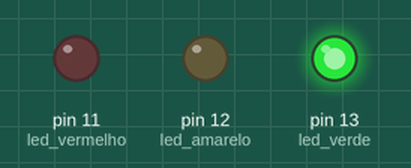
Simulated run of this sketch. Board: Arduino Uno, built with avr-gcc and run on an emulated ATmega328P. On the bench: output pins drawn as LEDs (lit = HIGH).

Above: at 2.5 s.
At 5.5 s:
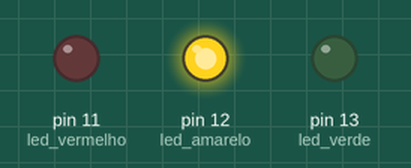
At 7.5 s:
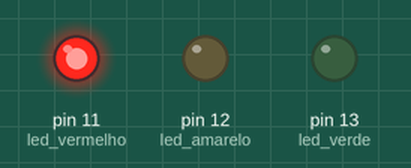
Timing chart, 0 to 11.7 s (numbered marks = the images above):
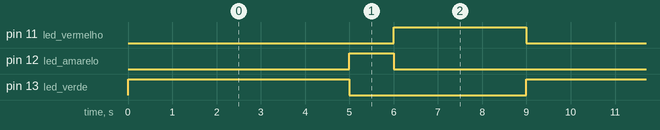

Measured:
- by itself, pin 11 (led_vermelho): alternates HIGH for 3.0 s and LOW for 6.0 s
- by itself, pin 12 (led_amarelo): alternates HIGH for 1.0 s and LOW for 8.0 s
- by itself, pin 13 (led_verde): alternates HIGH for 5.0 s and LOW for 4.0 s

The sketch:

aula2_semaforo.ino
```cpp
int led_verde =13;
int led_amarelo = 12;
int led_vermelho = 11;
void setup(){
  pinMode(led_verde,OUTPUT);
  pinMode(led_amarelo,OUTPUT);
  pinMode(led_vermelho,OUTPUT);

}

void loop(){
  digitalWrite(led_verde,HIGH);
  digitalWrite(led_amarelo,LOW);
  digitalWrite(led_vermelho,LOW);
  delay(5000);
  digitalWrite(led_verde,LOW);
  digitalWrite(led_amarelo,HIGH);
  digitalWrite(led_vermelho,LOW);
  delay(1000);
  digitalWrite(led_verde,LOW);
  digitalWrite(led_amarelo,LOW);
  digitalWrite(led_vermelho,HIGH);
  delay(3000);
}
```
